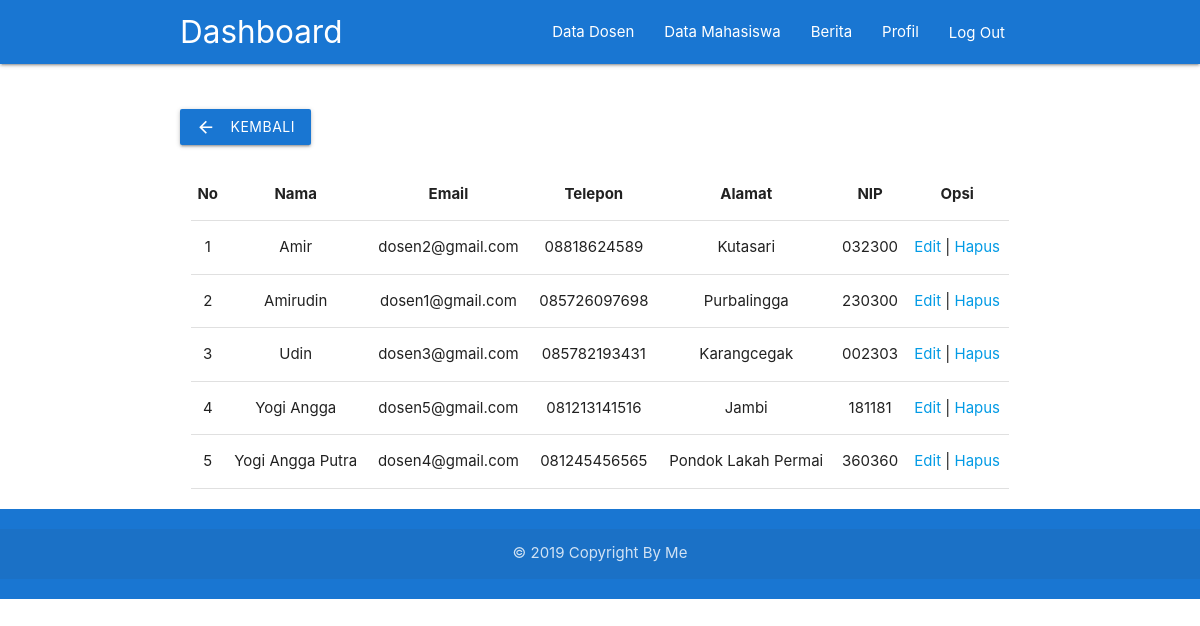
The page /admin/index.php?page=dataDosen (signed in) on the database its author committed.
### tables this page shows
CREATE TABLE `dosen` (
  `nip` varchar(11) NOT NULL DEFAULT '',
  `nama_dosen` varchar(50) DEFAULT NULL,
  `password_dosen` varchar(35) DEFAULT NULL,
  `email_dosen` varchar(35) DEFAULT NULL,
  `telp_dosen` varchar(13) DEFAULT NULL,
  `alamat_dosen` varchar(255) DEFAULT NULL,
  PRIMARY KEY (`nip`)
);

### admin/pages/dataDosen.php (the view)
<div class="container"><br><br>
<a href="index.php" class="btn blue darken-2"><i class="material-icons left">arrow_back</i> Kembali</a><br><br>
    <div class="row">
        <div class="col s12">
            <table class="highlight centered">
                <thead>
                    <tr>
                        <th>No</th>
                        <th>Nama</th>
                        <th>Email</th>
                        <th>Telepon</th>
                        <th>Alamat</th>
                        <th>NIP</th>
                        <th rowspan=2>Opsi</th>
                    </tr>
                </thead>
                    <?php
                    $no = 1;
                    $data = mysqli_query($connect,"SELECT * FROM dosen ORDER BY nama_dosen");
                    while($d = mysqli_fetch_array($data)){
                        ?>
                        <tbody>
                            <tr>
                            <td><?php echo $no++; ?></td>
                            <td><?php echo $d['nama_dosen']; ?></td>
                            <td><?php echo $d['email_dosen']; ?></td>
                            <td><?php echo $d['telp_dosen']; ?></td>
                            <td><?php echo $d['alamat_dosen']; ?></td>
                            <td><?php echo $d['nip']; ?></td>
                            <td>
                                <a href="index.php?page=upDosen&&nip=<?php echo $d['nip']; ?>">Edit</a> |
                                <a href="index.php?page=delDosen&&nip=<?php echo $d['nip']; ?>">Hapus</a>
                            </td>
                            </tr>
                        </tbody>
                        <?php
                    }
                        ?>
            </table>
        </div>
    </div>
</div>

### admin/header.php (style rules this page uses)
body { display: flex; min-height: 100vh; flex-direction: column; }

### rows shown on the page
dosen: nama_dosen "Amir", email_dosen "dosen2@gmail.com", telp_dosen "08818624589", alamat_dosen "Kutasari", nip "032300"
dosen: nama_dosen "Amirudin", email_dosen "dosen1@gmail.com", telp_dosen "085726097698", alamat_dosen "Purbalingga", nip "230300"
dosen: nama_dosen "Udin", email_dosen "dosen3@gmail.com", telp_dosen "085782193431", alamat_dosen "Karangcegak", nip "002303"
dosen: nama_dosen "Yogi Angga", email_dosen "dosen5@gmail.com", telp_dosen "081213141516", alamat_dosen "Jambi", nip "181181"
dosen: nama_dosen "Yogi Angga Putra", email_dosen "dosen4@gmail.com", telp_dosen "081245456565", alamat_dosen "Pondok Lakah Permai", nip "360360"
